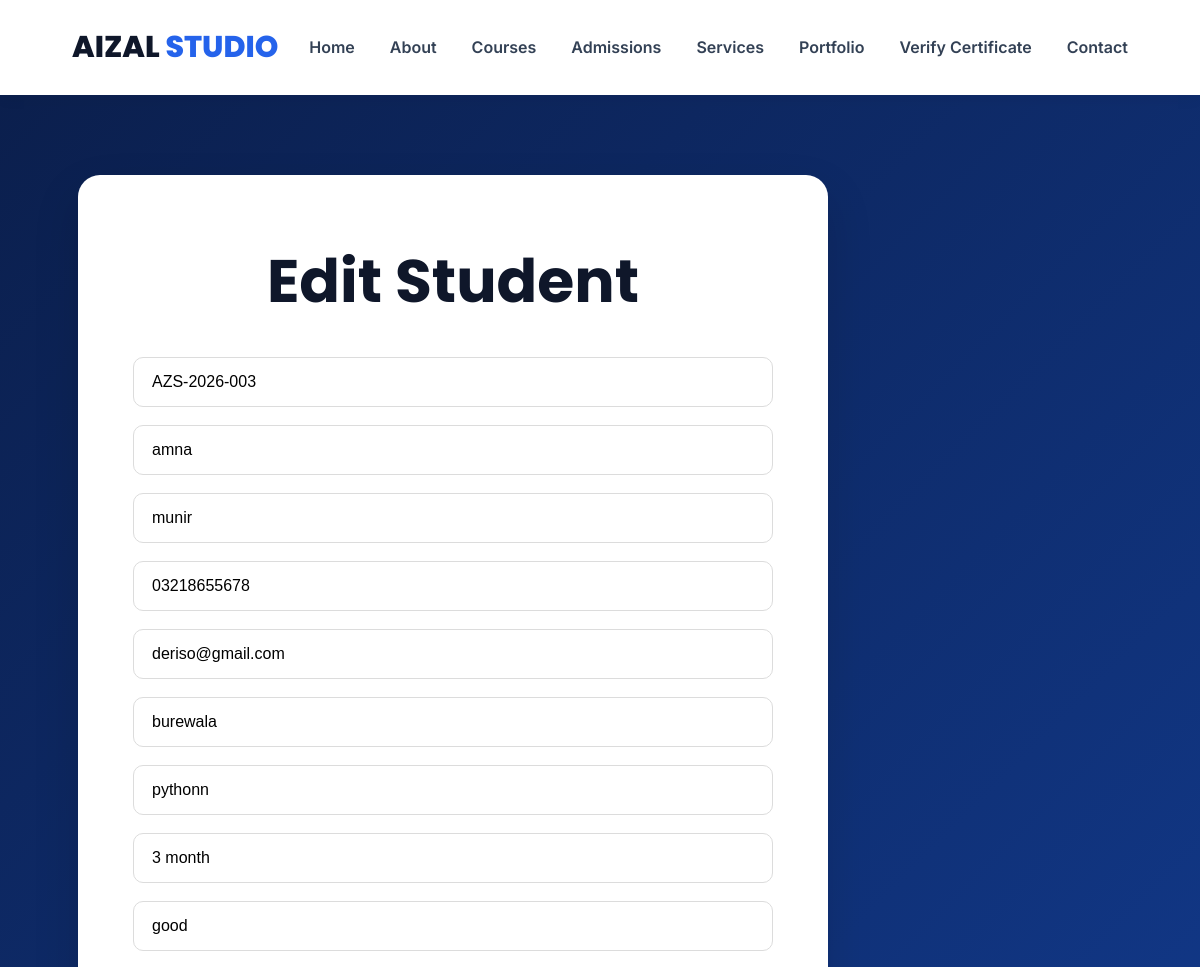
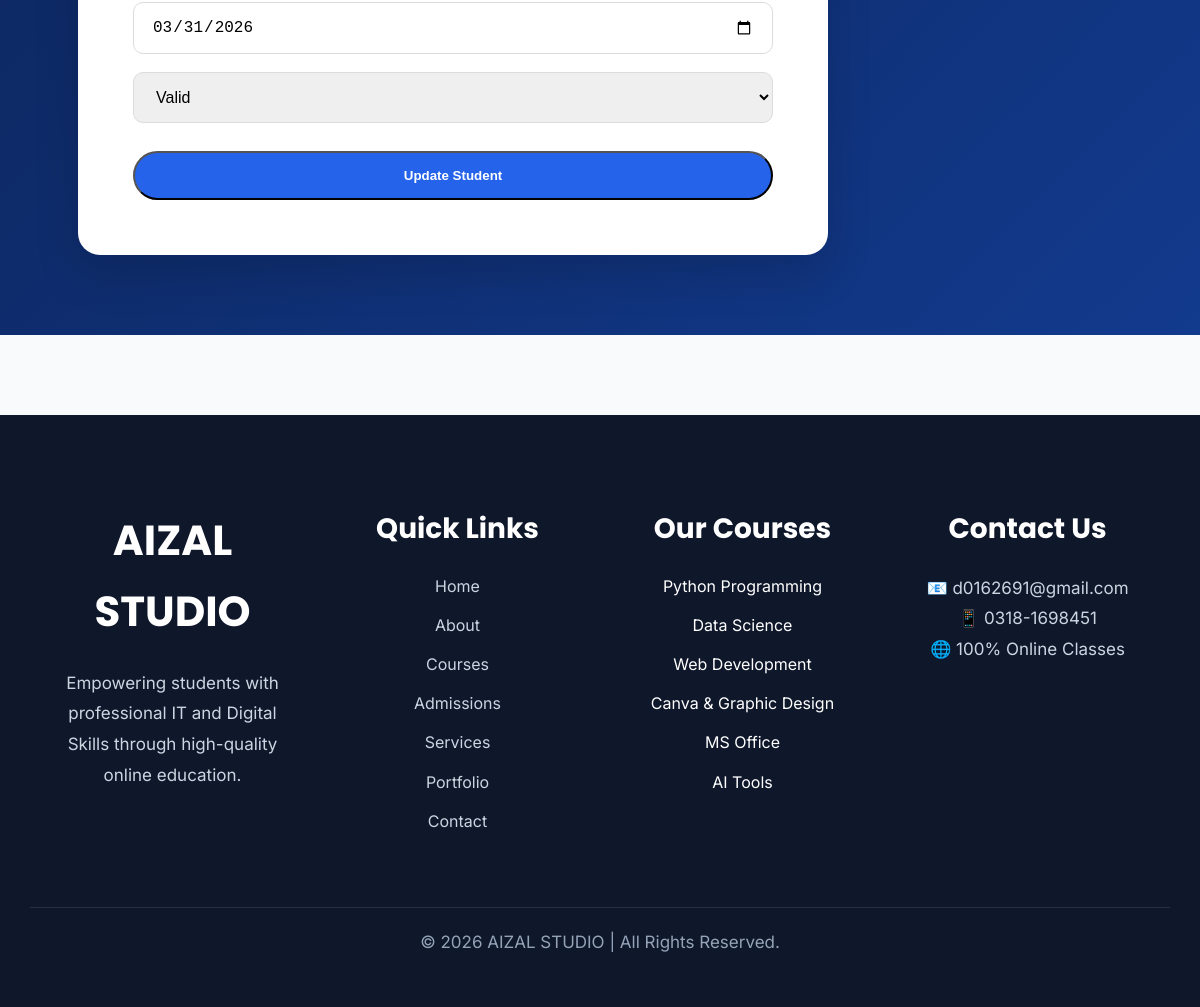
Page /admin/edit-student/5 on the committed database (2 pictures, top to bottom).
### tables this page shows
CREATE TABLE students(

id INTEGER PRIMARY KEY AUTOINCREMENT,

certificate_id TEXT UNIQUE,

student_name TEXT,

father_name TEXT,

course TEXT,

duration TEXT,

grade TEXT,

issue_date TEXT,

status TEXT

, phone TEXT, email TEXT, city TEXT);

### app.py (the view, shortened to what this page needs)
@app.route("/admin/edit-student/<int:id>", methods=["GET", "POST"])
def edit_student(id):
    connection = get_connection()
    cursor = connection.cursor()
    cursor.execute(
        "SELECT * FROM students WHERE id=?",
        (id,)
    )
    student = cursor.fetchone()
    connection.close()
    return render_template(
        "admin/edit_student.html",
        student=student
    )

### db.py (called while the page is built)
def get_connection():
    connection = sqlite3.connect(
        DATABASE,
        timeout=30,
        check_same_thread=False
    )
    connection.row_factory = sqlite3.Row
    return connection

### templates/admin/edit_student.html (shortened to what this page needs)
{% extends "base.html" %}
{% block content %}
<section class="verify-section">
<div class="container">
<div class="verify-card">
<h1>Edit Student</h1>
<form method="POST">
<input
type="text"
name="certificate_id"
value="{{ student.certificate_id }}"
placeholder="Certificate ID"
required>
<input
type="text"
name="student_name"
value="{{ student.student_name }}"
placeholder="Student Name"
required>
<input
type="text"
name="father_name"
value="{{ student.father_name }}"
placeholder="Father Name"
required>
<input
type="text"
name="phone"
value="{{ student.phone }}"
placeholder="Phone Number">
<input
type="email"
name="email"
value="{{ student.email }}"
placeholder="Email Address">
<input
type="text"
name="city"
value="{{ student.city }}"
placeholder="City">
<input
type="text"
name="course"
value="{{ student.course }}"
placeholder="Course"
required>
<input
type="text"
name="duration"
value="{{ student.duration }}"
placeholder="Duration"
required>
<input
type="text"
name="grade"
value="{{ student.grade }}"
placeholder="Grade"
required>
<input
type="date"
name="issue_date"
value="{{ student.issue_date }}">
<select name="status">
<option value="Valid"
{% if student.status=="Valid" %}selected{% endif %}>
Valid
</option>
</select>
<button class="btn">
Update Student
</button>
</form>
</div>
</div>
</section>
{% endblock %}

### static/css/style.css (style rules this page uses)
* { margin:0; padding:0; box-sizing:border-box; }
:root { --primary:#2563EB; --secondary:#06B6D4; --accent:#7C3AED; --dark:#0F172A; --text:#334155; --white:#ffffff; --background:#F8FAFC; --border:#E2E8F0; --shadow:0 10px 30px rgba(0,0,0,.08); --radius:14px; }
html { scroll-behavior:smooth; }
body { font-family:'Inter',sans-serif; background:var(--background); color:var(--text); line-height:1.7; }
.container { width:90%; max-width:1250px; margin:auto; }
h1,h2,h3,h4,h5,h6 { font-family:'Poppins',sans-serif; color:var(--dark); font-weight:700; }
h1 { font-size:60px; }
.btn { display:inline-block; padding:15px 34px; border-radius:50px; background:var(--primary); color:#fff; transition:.35s; font-weight:600; }
section { padding:90px 0; }
select { width:100%; padding:15px; border-radius:10px; border:1px solid #ddd; }
.verify-card form { display:flex; flex-direction:column; gap:18px; margin-top:25px; }
.verify-card input, .verify-card select { width:100%; padding:15px 18px; border:1px solid #dcdcdc; border-radius:10px; font-size:16px; outline:none; transition:.3s; }
.verify-card button { margin-top:10px; width:100%; }
.verify-section { min-height:100vh; display:flex; align-items:center; justify-content:center; padding:80px 20px; background:linear-gradient(135deg,#0B1F4D,#123A8D); }
.verify-card { max-width:750px; width:100%; background:#ffffff; padding:55px; border-radius:22px; text-align:center; box-shadow:0 20px 45px rgba(0,0,0,.15); }

### rows in the picture
students: certificate_id "AZS-2026-003", student_name "amna", father_name "munir", phone "03218655678", email "deriso@gmail.com", city "burewala", course "pythonn", duration "3 month", grade "good", issue_date "03/31/2026", status "Valid"
